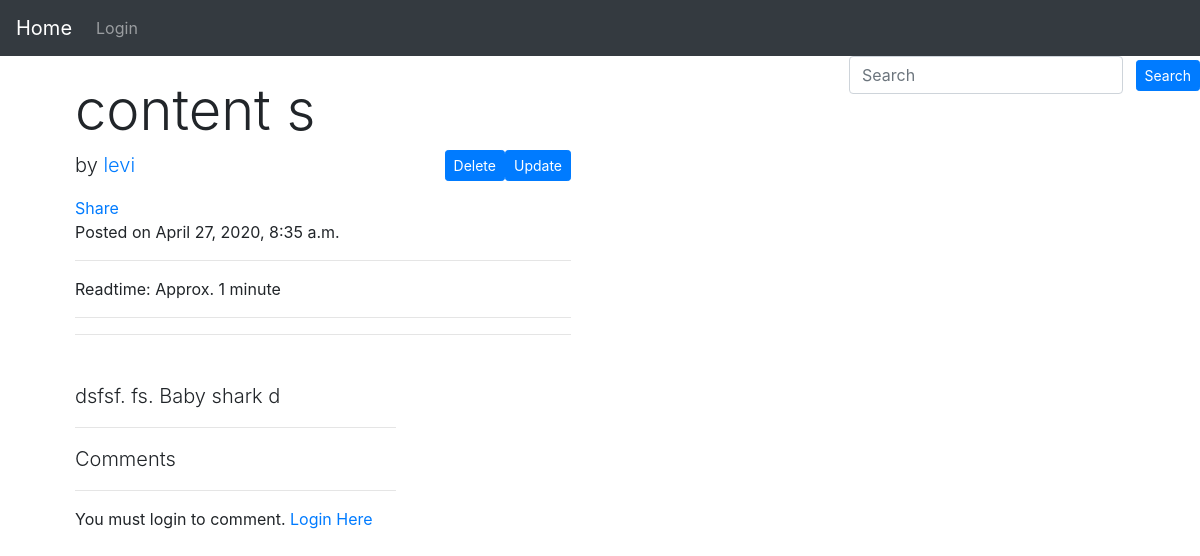
Screenshot of /post/content-s with the database file from the repository.
### blog/models.py (models this page shows, shortened)
class Post(models.Model):
    author = models.ForeignKey(User,  on_delete=models.CASCADE )
    title = models.CharField(max_length=100)
    image = models.ImageField(
            upload_to="blog_images/",
            blank=True,
            null=True
            )
    content = models.TextField()
    updated = models.DateTimeField(auto_now  = True, auto_now_add=False)
    timestamp = models.DateTimeField(auto_now =False, auto_now_add=True)
    published = models.DateField(auto_now_add=True, null = True, blank =True )
    slug = models.SlugField(blank=True, null=True)
    read_time = models.IntegerField(default=0)
    @property
    def comments(self):
        instance=self
        qs = Comment.objects.filter_by_instance(instance)
        return qs
    @property
    def get_content_type(self):
        instance = self
        content_type = ContentType.objects.get_for_model(instance.__class__).model
        return content_type

### blog/views.py (the view, shortened to what this page needs)
# urls.py: path('post/<slug:post_slug>', postDetail, name ='post-detail'),
def postDetail(request, post_slug):
    queryset = get_object_or_404(Post, slug=post_slug)
    comments = queryset.comments
    initial_data = {
        "content_type" :queryset.get_content_type,
        "object_id" : queryset.id,
    }
    form = CommentForm(request.POST or None, initial= initial_data)
    context = {
        'post' : queryset,
        'comments' : comments,
        'comment_form' : form,
    }
    return render(request, 'post_detail.htm', context)

### comments/forms.py
class CommentForm(forms.Form):
    content_type = forms.CharField(widget =forms.HiddenInput)
    object_id = forms.CharField(widget = forms.HiddenInput)
    content = forms.CharField(widget=forms.Textarea)

### comments/models.py (called while the page is built)
    def filter_by_instance(self, instance):
        content_type = ContentType.objects.get_for_model(instance.__class__)
        obj_id  = instance.id
        qs = super(CommentManager, self).filter(content_type=content_type, object_id=obj_id).filter(parent=None)
        return qs

### templates/post_detail.htm (shortened to what this page needs)
{%extends 'base.htm' %}
{%block content%}
<div class="container">
    <div class="row">
      <div class="col-sm-8 ">
        <h1 class="mt-4">{{post.title}}</h1>
        <p class="lead">
          by
          <a href="#" class="link">{{post.author}}</a>
          <a href="{% url 'blog:post-update' post.slug %}" class="btn btn-primary btn-sm  float-right" role="button" aria-pressed="true">Update</a>
          <a href="{% url 'blog:post-delete' post.slug %}" class="btn btn-primary btn-sm hover float-right" role="button" aria-pressed="true" >Delete</a></button> <br>
        </p>
        <div class="fb-share-button" data-href="{% url 'blog:post-detail'  post.slug%}" data-layout="button" data-size="small"><a target="_blank" href="https://www.facebook.com/sharer/sharer.php?u=https%3A%2F%2Fdevelopers.facebook.com%2Fdocs%2Fplugins%2F&amp;src=sdkpreparse" class="fb-xfbml-parse-ignore">Share</a></div>
        <p>Posted on {{post.timestamp}}</p>
        <hr>
        <p>Readtime: {%if post.read_time == 1 %} Approx. 1 minute {%elif post.read_time > 1 and post.read_time < 10 %} Less than 10 minutes {%else%} More than 10 minutes {%endif%} </p>
        <hr>
        <hr>
        <div class="row">
        <div class="col-sm-8 ">
        <div class=" content-markdown"><p class="lead"><br>{{post.content|safe}}</p></div>
          <hr />
       <div>
         <p class="lead">Comments</p>
          <hr/>
          {%if user.is_authenticated %}
            <form  method="post">
              {%csrf_token%}
              {{comment_form.as_p}}
              <input type="submit" value="Comment" >
            </form>
            <hr/>
          {%else%}
          <p>You must login to comment. <a href="{%url 'login' %}" class="link">Login Here</a> </p>
          {%endif %}
       </div>
      </div>
    </div>
</div>
{%endblock content%}

### static/css/index1.css (style rules this page uses)
h1 { font-size: 3.5rem; font-weight: 300; line-height: 1.1; }

### rows the page displays
Post: title "content s", author "levi", timestamp "April 27, 2020, 8:35 a.m.", content "dsfsf. fs. Baby shark d"
